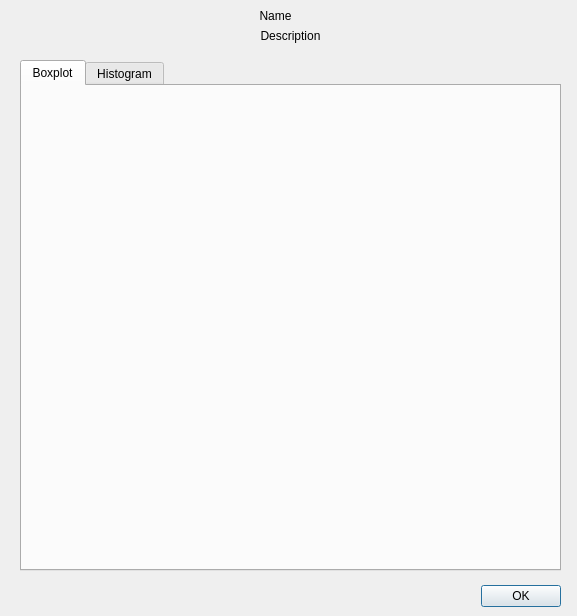
<?xml version="1.0" encoding="UTF-8"?>
<ui version="4.0">
 <class>Dialog</class>
 <widget class="QDialog" name="Dialog">
  <property name="geometry">
   <rect>
    <x>0</x>
    <y>0</y>
    <width>577</width>
    <height>616</height>
   </rect>
  </property>
  <property name="windowTitle">
   <string>Metric Details</string>
  </property>
  <widget class="QDialogButtonBox" name="buttonBox">
   <property name="geometry">
    <rect>
     <x>220</x>
     <y>580</y>
     <width>341</width>
     <height>32</height>
    </rect>
   </property>
   <property name="orientation">
    <enum>Qt::Horizontal</enum>
   </property>
   <property name="standardButtons">
    <set>QDialogButtonBox::Ok</set>
   </property>
  </widget>
  <widget class="QTabWidget" name="tabWidget">
   <property name="geometry">
    <rect>
     <x>20</x>
     <y>60</y>
     <width>541</width>
     <height>511</height>
    </rect>
   </property>
   <property name="currentIndex">
    <number>0</number>
   </property>
   <widget class="QWidget" name="tab">
    <attribute name="title">
     <string>Boxplot</string>
    </attribute>
    <widget class="QWidget" name="verticalLayoutWidget">
     <property name="geometry">
      <rect>
       <x>-1</x>
       <y>-1</y>
       <width>541</width>
       <height>481</height>
      </rect>
     </property>
     <layout class="QVBoxLayout" name="layout_boxplot"/>
    </widget>
   </widget>
   <widget class="QWidget" name="tab_2">
    <attribute name="title">
     <string>Histogram</string>
    </attribute>
    <widget class="QWidget" name="verticalLayoutWidget_2">
     <property name="geometry">
      <rect>
       <x>0</x>
       <y>0</y>
       <width>531</width>
       <height>481</height>
      </rect>
     </property>
     <layout class="QVBoxLayout" name="layout_histogram"/>
    </widget>
   </widget>
  </widget>
  <widget class="QLabel" name="label_metric_name">
   <property name="geometry">
    <rect>
     <x>210</x>
     <y>0</y>
     <width>131</width>
     <height>31</height>
    </rect>
   </property>
   <property name="text">
    <string>Name</string>
   </property>
   <property name="alignment">
    <set>Qt::AlignCenter</set>
   </property>
  </widget>
  <widget class="QLabel" name="label_metric_desc">
   <property name="geometry">
    <rect>
     <x>50</x>
     <y>20</y>
     <width>481</width>
     <height>31</height>
    </rect>
   </property>
   <property name="text">
    <string>Description</string>
   </property>
   <property name="alignment">
    <set>Qt::AlignCenter</set>
   </property>
  </widget>
 </widget>
 <connections>
  <connection>
   <sender>buttonBox</sender>
   <signal>accepted()</signal>
   <receiver>Dialog</receiver>
   <slot>accept()</slot>
   <hints>
    <hint type="sourcelabel">
     <x>248</x>
     <y>254</y>
    </hint>
    <hint type="destinationlabel">
     <x>157</x>
     <y>274</y>
    </hint>
   </hints>
  </connection>
  <connection>
   <sender>buttonBox</sender>
   <signal>rejected()</signal>
   <receiver>Dialog</receiver>
   <slot>reject()</slot>
   <hints>
    <hint type="sourcelabel">
     <x>316</x>
     <y>260</y>
    </hint>
    <hint type="destinationlabel">
     <x>286</x>
     <y>274</y>
    </hint>
   </hints>
  </connection>
 </connections>
</ui>
